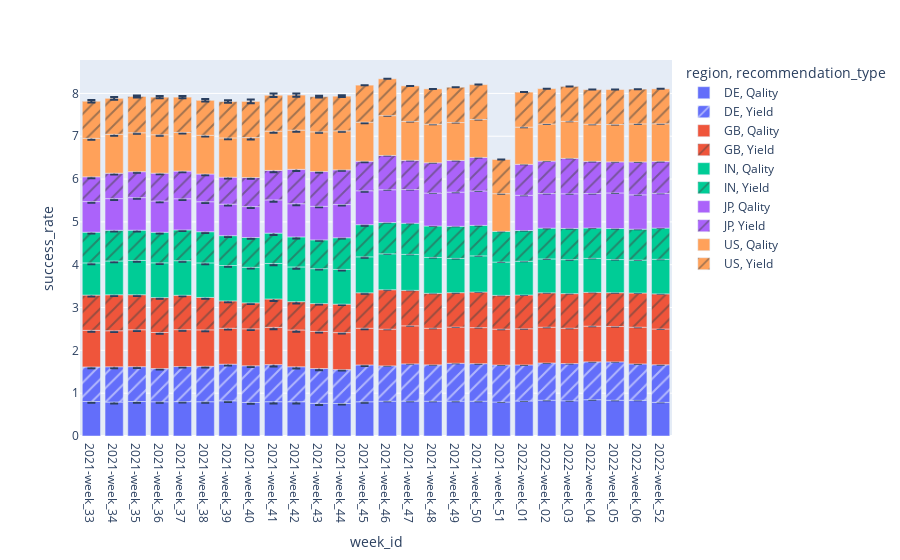

The code cell stored with this chart in its notebook:
### Markdown cell above
#### q23- Present WoW table/graph with success rate and CI (see image below) per region and rec type

### Code cell
df23 = rate_and_ci_groupby(ad_recs_annotated,'week_id','region', 'recommendation_type')


df23['success_CI_rang']  = (df22.success_CI_lower_upper_range.apply(lambda x: x[2]))

fig = px.bar(df23, x="week_id", y="success_rate", color="region",pattern_shape ='recommendation_type'  ,error_y = "success_CI_rang" )
fig.show()
df23

### Figure 1 — Plotly figure (JSON) as saved in the notebook; plotly's stock layout.template omitted (floating-point values rounded to 4 significant figures)
{"data": [{"alignmentgroup": "True", "error_y": {"array": [0.03168, 0.03361, 0.02928, 0.02466, 0.02246, 0.02467, 0.02935, 0.03016, 0.0446, 0.04006, 0.03742, 0.02047, 0.0223, null, null, null, null, null, null, null, null, null, null, null, null, null]}, "hovertemplate": "region=DE<br>recommendation_type=Qality<br>week_id=%{x}<br>success_rate=%{y}<extra></extra>", "legendgroup": "DE, Qality", "marker": {"color": "#636efa", "pattern": {"shape": ""}}, "name": "DE, Qality", "offsetgroup": "DE, Qality", "orientation": "v", "showlegend": true, "textposition": "auto", "type": "bar", "x": ["2021-week_33", "2021-week_34", "2021-week_35", "2021-week_36", "2021-week_37", "2021-week_38", "2021-week_39", "2021-week_40", "2021-week_41", "2021-week_42", "2021-week_43", "2021-week_44", "2021-week_45", "2021-week_46", "2021-week_47", "2021-week_48", "2021-week_49", "2021-week_50", "2021-week_51", "2022-week_01", "2022-week_02", "2022-week_03", "2022-week_04", "2022-week_05", "2022-week_06", "2022-week_52"], "xaxis": "x", "y": [0.8056, 0.7929, 0.8049, 0.7998, 0.8026, 0.8005, 0.8207, 0.7829, 0.8008, 0.7997, 0.7633, 0.7588, 0.7993, 0.8127, 0.8138, 0.812, 0.8138, 0.8125, 0.7938, 0.8169, 0.8362, 0.8224, 0.8479, 0.8351, 0.8328, 0.7858], "yaxis": "y"}, {"alignmentgroup": "True", "error_y": {"array": [0.0324, 0.03445, 0.03004, 0.02559, 0.02501, 0.02604, 0.02952, 0.03019, 0.0448, 0.0414, 0.03923, 0.0209, 0.02366, null, null, null, null, null, null, null, null, null, null, null, null, null]}, "hovertemplate": "region=DE<br>recommendation_type=Yield<br>week_id=%{x}<br>success_rate=%{y}<extra></extra>", "legendgroup": "DE, Yield", "marker": {"color": "#636efa", "pattern": {"shape": "/"}}, "name": "DE, Yield", "offsetgroup": "DE, Yield", "orientation": "v", "showlegend": true, "textposition": "auto", "type": "bar", "x": ["2021-week_33", "2021-week_34", "2021-week_35", "2021-week_36", "2021-week_37", "2021-week_38", "2021-week_39", "2021-week_40", "2021-week_41", "2021-week_42", "2021-week_43", "2021-week_44", "2021-week_45", "2021-week_46", "2021-week_47", "2021-week_48", "2021-week_49", "2021-week_50", "2021-week_51", "2022-week_01", "2022-week_02", "2022-week_03", "2022-week_04", "2022-week_05", "2022-week_06", "2022-week_52"], "xaxis": "x", "y": [0.807, 0.8234, 0.814, 0.7759, 0.8193, 0.8271, 0.8563, 0.8569, 0.8663, 0.8169, 0.8125, 0.7923, 0.8599, 0.825, 0.8707, 0.8501, 0.8844, 0.8773, 0.8646, 0.8431, 0.8692, 0.8692, 0.8838, 0.896, 0.8503, 0.8782], "yaxis": "y"}, {"alignmentgroup": "True", "error_y": {"array": [0.03163, 0.03147, 0.02856, 0.02759, 0.02545, 0.03069, 0.03026, 0.02998, 0.04422, 0.04036, 0.02756, 0.02145, 0.02322, null, null, null, null, null, null, null, null, null, null, null, null, null]}, "hovertemplate": "region=GB<br>recommendation_type=Qality<br>week_id=%{x}<br>success_rate=%{y}<extra></extra>", "legendgroup": "GB, Qality", "marker": {"color": "#EF553B", "pattern": {"shape": ""}}, "name": "GB, Qality", "offsetgroup": "GB, Qality", "orientation": "v", "showlegend": true, "textposition": "auto", "type": "bar", "x": ["2021-week_33", "2021-week_34", "2021-week_35", "2021-week_36", "2021-week_37", "2021-week_38", "2021-week_39", "2021-week_40", "2021-week_41", "2021-week_42", "2021-week_43", "2021-week_44", "2021-week_45", "2021-week_46", "2021-week_47", "2021-week_48", "2021-week_49", "2021-week_50", "2021-week_51", "2022-week_01", "2022-week_02", "2022-week_03", "2022-week_04", "2022-week_05", "2022-week_06", "2022-week_52"], "xaxis": "x", "y": [0.8545, 0.8414, 0.8626, 0.8412, 0.8616, 0.8508, 0.8385, 0.8626, 0.8698, 0.8595, 0.8662, 0.8633, 0.8568, 0.8569, 0.8884, 0.8535, 0.8455, 0.8416, 0.8368, 0.8447, 0.8346, 0.8246, 0.8327, 0.8266, 0.8573, 0.8348], "yaxis": "y"}, {"alignmentgroup": "True", "error_y": {"array": [0.03229, 0.03136, 0.029, 0.02712, 0.02544, 0.0298, 0.02904, 0.0294, 0.04551, 0.0416, 0.01963, 0.02135, 0.02287, null, null, null, null, null, null, null, null, null, null, null, null, null]}, "hovertemplate": "region=GB<br>recommendation_type=Yield<br>week_id=%{x}<br>success_rate=%{y}<extra></extra>", "legendgroup": "GB, Yield", "marker": {"color": "#EF553B", "pattern": {"shape": "/"}}, "name": "GB, Yield", "offsetgroup": "GB, Yield", "orientation": "v", "showlegend": true, "textposition": "auto", "type": "bar", "x": ["2021-week_33", "2021-week_34", "2021-week_35", "2021-week_36", "2021-week_37", "2021-week_38", "2021-week_39", "2021-week_40", "2021-week_41", "2021-week_42", "2021-week_43", "2021-week_44", "2021-week_45", "2021-week_46", "2021-week_47", "2021-week_48", "2021-week_49", "2021-week_50", "2021-week_51", "2022-week_01", "2022-week_02", "2022-week_03", "2022-week_04", "2022-week_05", "2022-week_06", "2022-week_52"], "xaxis": "x", "y": [0.824, 0.84, 0.8173, 0.8157, 0.8028, 0.7568, 0.6388, 0.6067, 0.6628, 0.6611, 0.6503, 0.6646, 0.828, 0.9213, 0.8282, 0.8165, 0.8032, 0.8308, 0.7891, 0.7885, 0.8041, 0.8089, 0.7895, 0.7892, 0.7987, 0.8202], "yaxis": "y"}, {"alignmentgroup": "True", "error_y": {"array": [0.03161, 0.03057, 0.02956, 0.02596, 0.0261, 0.02972, 0.02824, 0.0294, 0.04451, 0.0402, 0.02038, 0.02241, 0.0232, null, null, null, null, null, null, null, null, null, null, null, null, null]}, "hovertemplate": "region=IN<br>recommendation_type=Qality<br>week_id=%{x}<br>success_rate=%{y}<extra></extra>", "legendgroup": "IN, Qality", "marker": {"color": "#00cc96", "pattern": {"shape": ""}}, "name": "IN, Qality", "offsetgroup": "IN, Qality", "orientation": "v", "showlegend": true, "textposition": "auto", "type": "bar", "x": ["2021-week_33", "2021-week_34", "2021-week_35", "2021-week_36", "2021-week_37", "2021-week_38", "2021-week_39", "2021-week_40", "2021-week_41", "2021-week_42", "2021-week_43", "2021-week_44", "2021-week_45", "2021-week_46", "2021-week_47", "2021-week_48", "2021-week_49", "2021-week_50", "2021-week_51", "2022-week_01", "2022-week_02", "2022-week_03", "2022-week_04", "2022-week_05", "2022-week_06", "2022-week_52"], "xaxis": "x", "y": [0.7507, 0.7896, 0.8, 0.8113, 0.8078, 0.8065, 0.8266, 0.8298, 0.8298, 0.8107, 0.8151, 0.8107, 0.8397, 0.8389, 0.8402, 0.8376, 0.8002, 0.8446, 0.7779, 0.7877, 0.7913, 0.7934, 0.7943, 0.7735, 0.7692, 0.8074], "yaxis": "y"}, {"alignmentgroup": "True", "error_y": {"array": [0.03165, 0.03048, 0.0313, 0.02618, 0.02569, 0.02932, 0.02878, 0.02988, 0.04407, 0.0389, 0.02024, 0.02018, 0.02326, null, null, null, null, null, null, null, null, null, null, null, null, null]}, "hovertemplate": "region=IN<br>recommendation_type=Yield<br>week_id=%{x}<br>success_rate=%{y}<extra></extra>", "legendgroup": "IN, Yield", "marker": {"color": "#00cc96", "pattern": {"shape": "/"}}, "name": "IN, Yield", "offsetgroup": "IN, Yield", "orientation": "v", "showlegend": true, "textposition": "auto", "type": "bar", "x": ["2021-week_33", "2021-week_34", "2021-week_35", "2021-week_36", "2021-week_37", "2021-week_38", "2021-week_39", "2021-week_40", "2021-week_41", "2021-week_42", "2021-week_43", "2021-week_44", "2021-week_45", "2021-week_46", "2021-week_47", "2021-week_48", "2021-week_49", "2021-week_50", "2021-week_51", "2022-week_01", "2022-week_02", "2022-week_03", "2022-week_04", "2022-week_05", "2022-week_06", "2022-week_52"], "xaxis": "x", "y": [0.7171, 0.7164, 0.7067, 0.7133, 0.7182, 0.7285, 0.6974, 0.6964, 0.7085, 0.7009, 0.6719, 0.7397, 0.751, 0.7299, 0.7267, 0.7341, 0.7492, 0.7109, 0.7163, 0.718, 0.7183, 0.7285, 0.7088, 0.7244, 0.7214, 0.729], "yaxis": "y"}, {"alignmentgroup": "True", "error_y": {"array": [0.03012, 0.03044, 0.02484, 0.0265, 0.02606, 0.02942, 0.0288, 0.0301, 0.04219, 0.03832, 0.01951, 0.02024, 0.02296, null, null, null, null, null, null, null, null, null, null, null, null]}, "hovertemplate": "region=JP<br>recommendation_type=Qality<br>week_id=%{x}<br>success_rate=%{y}<extra></extra>", "legendgroup": "JP, Qality", "marker": {"color": "#ab63fa", "pattern": {"shape": ""}}, "name": "JP, Qality", "offsetgroup": "JP, Qality", "orientation": "v", "showlegend": true, "textposition": "auto", "type": "bar", "x": ["2021-week_33", "2021-week_34", "2021-week_35", "2021-week_36", "2021-week_37", "2021-week_38", "2021-week_39", "2021-week_40", "2021-week_41", "2021-week_42", "2021-week_43", "2021-week_44", "2021-week_45", "2021-week_46", "2021-week_47", "2021-week_48", "2021-week_49", "2021-week_50", "2022-week_01", "2022-week_02", "2022-week_03", "2022-week_04", "2022-week_05", "2022-week_06", "2022-week_52"], "xaxis": "x", "y": [0.7153, 0.7396, 0.761, 0.7305, 0.7274, 0.7006, 0.7357, 0.7217, 0.7753, 0.7754, 0.7833, 0.7753, 0.7922, 0.7663, 0.7873, 0.7698, 0.7979, 0.8048, 0.8217, 0.808, 0.8094, 0.8054, 0.8307, 0.8022, 0.8118], "yaxis": "y"}, {"alignmentgroup": "True", "error_y": {"array": [0.03207, 0.03011, 0.02538, 0.0259, 0.02664, 0.0292, 0.0292, 0.02956, 0.04082, 0.03881, 0.02089, 0.0223, 0.02273, null, null, null, null, null, null, null, null, null, null, null, null]}, "hovertemplate": "region=JP<br>recommendation_type=Yield<br>week_id=%{x}<br>success_rate=%{y}<extra></extra>", "legendgroup": "JP, Yield", "marker": {"color": "#ab63fa", "pattern": {"shape": "/"}}, "name": "JP, Yield", "offsetgroup": "JP, Yield", "orientation": "v", "showlegend": true, "textposition": "auto", "type": "bar", "x": ["2021-week_33", "2021-week_34", "2021-week_35", "2021-week_36", "2021-week_37", "2021-week_38", "2021-week_39", "2021-week_40", "2021-week_41", "2021-week_42", "2021-week_43", "2021-week_44", "2021-week_45", "2021-week_46", "2021-week_47", "2021-week_48", "2021-week_49", "2021-week_50", "2022-week_01", "2022-week_02", "2022-week_03", "2022-week_04", "2022-week_05", "2022-week_06", "2022-week_52"], "xaxis": "x", "y": [0.5784, 0.5928, 0.6054, 0.6492, 0.6459, 0.6468, 0.6294, 0.6791, 0.6877, 0.8026, 0.8125, 0.81, 0.6884, 0.8, 0.6806, 0.7067, 0.7407, 0.7828, 0.7239, 0.7578, 0.8269, 0.75, 0.7259, 0.7676, 0.7457], "yaxis": "y"}, {"alignmentgroup": "True", "error_y": {"array": [0.03111, 0.03163, 0.02436, 0.02445, 0.02632, 0.02934, 0.02915, 0.04513, 0.04026, 0.03862, 0.022, 0.02225, 0.02296, null, null, null, null, null, null, null, null, null, null, null, null, null]}, "hovertemplate": "region=US<br>recommendation_type=Qality<br>week_id=%{x}<br>success_rate=%{y}<extra></extra>", "legendgroup": "US, Qality", "marker": {"color": "#FFA15A", "pattern": {"shape": ""}}, "name": "US, Qality", "offsetgroup": "US, Qality", "orientation": "v", "showlegend": true, "textposition": "auto", "type": "bar", "x": ["2021-week_33", "2021-week_34", "2021-week_35", "2021-week_36", "2021-week_37", "2021-week_38", "2021-week_39", "2021-week_40", "2021-week_41", "2021-week_42", "2021-week_43", "2021-week_44", "2021-week_45", "2021-week_46", "2021-week_47", "2021-week_48", "2021-week_49", "2021-week_50", "2021-week_51", "2022-week_01", "2022-week_02", "2022-week_03", "2022-week_04", "2022-week_05", "2022-week_06", "2022-week_52"], "xaxis": "x", "y": [0.8995, 0.9085, 0.9086, 0.898, 0.9042, 0.9042, 0.917, 0.9326, 0.9183, 0.916, 0.9278, 0.9115, 0.9136, 0.9296, 0.9097, 0.9022, 0.8847, 0.8869, 0.88, 0.8679, 0.8671, 0.8641, 0.8673, 0.8731, 0.8884, 0.8776], "yaxis": "y"}, {"alignmentgroup": "True", "error_y": {"array": [0.0319, 0.03066, 0.0255, 0.02345, 0.02669, 0.02927, 0.02937, 0.04498, 0.0406, 0.03932, 0.02077, 0.02181, null, null, null, null, null, null, null, null, null, null, null, null, null, null]}, "hovertemplate": "region=US<br>recommendation_type=Yield<br>week_id=%{x}<br>success_rate=%{y}<extra></extra>", "legendgroup": "US, Yield", "marker": {"color": "#FFA15A", "pattern": {"shape": "/"}}, "name": "US, Yield", "offsetgroup": "US, Yield", "orientation": "v", "showlegend": true, "textposition": "auto", "type": "bar", "x": ["2021-week_33", "2021-week_34", "2021-week_35", "2021-week_36", "2021-week_37", "2021-week_38", "2021-week_39", "2021-week_40", "2021-week_41", "2021-week_42", "2021-week_43", "2021-week_44", "2021-week_45", "2021-week_46", "2021-week_47", "2021-week_48", "2021-week_49", "2021-week_50", "2021-week_51", "2022-week_01", "2022-week_02", "2022-week_03", "2022-week_04", "2022-week_05", "2022-week_06", "2022-week_52"], "xaxis": "x", "y": [0.865, 0.8408, 0.8481, 0.8785, 0.8232, 0.8167, 0.8481, 0.8443, 0.8383, 0.8182, 0.8199, 0.8093, 0.8646, 0.8607, 0.8304, 0.8233, 0.8249, 0.8133, 0.7984, 0.8179, 0.8251, 0.8165, 0.8094, 0.816, 0.8121, 0.8159], "yaxis": "y"}], "layout": {"autosize": true, "barmode": "relative", "legend": {"title": {"text": "region, recommendation_type"}, "tracegroupgap": 0}, "margin": {"t": 60}, "xaxis": {"anchor": "y", "autorange": true, "domain": [0, 1], "range": [-0.5, 25.5], "title": {"text": "week_id"}, "type": "category"}, "yaxis": {"anchor": "x", "autorange": true, "domain": [0, 1], "range": [0, 8.78], "title": {"text": "success_rate"}, "type": "linear"}}}
